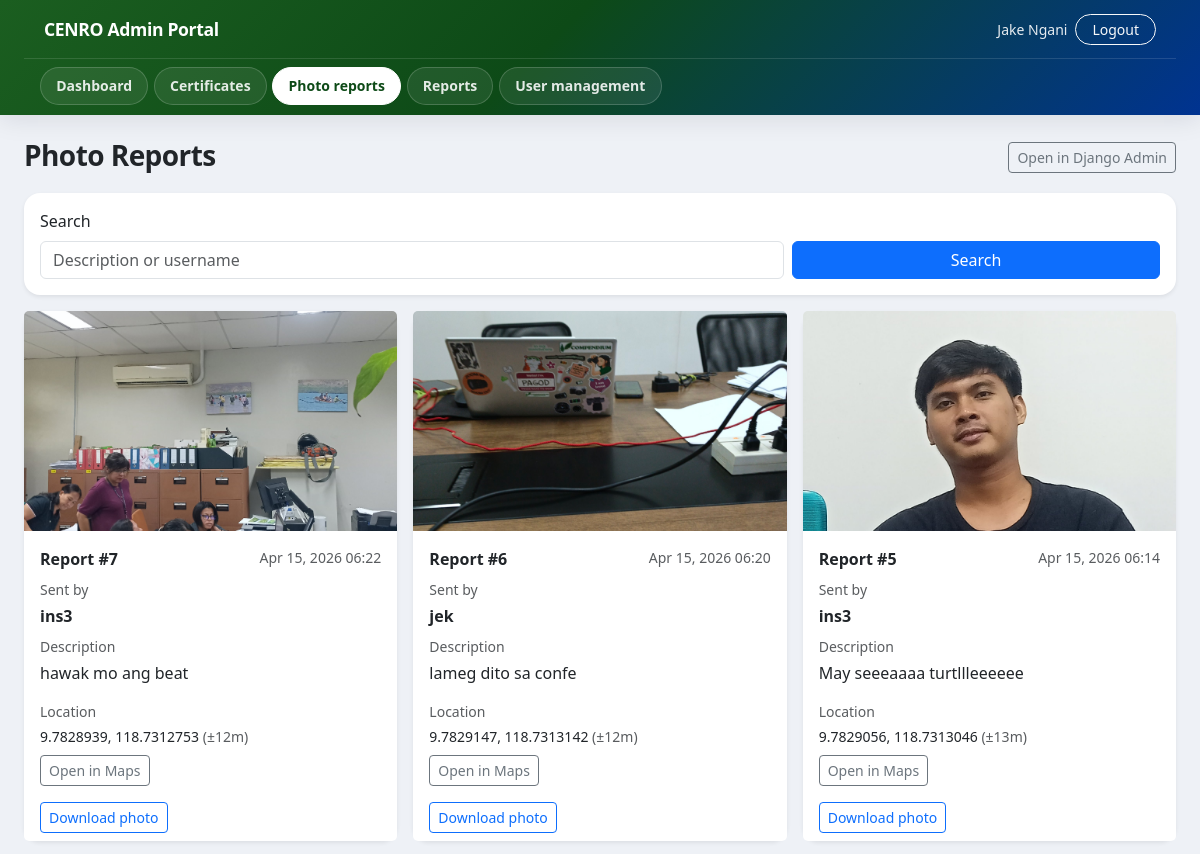
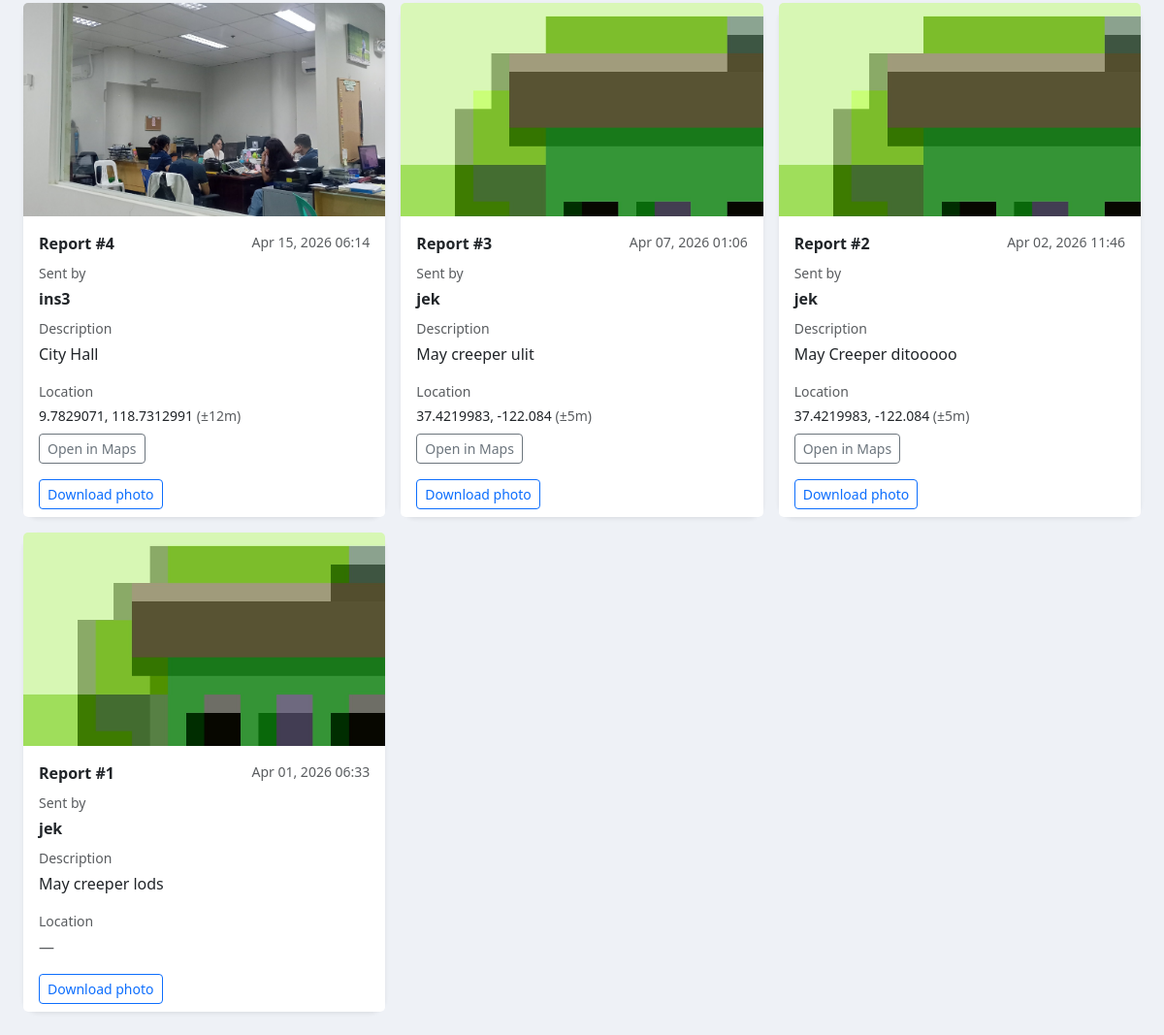
Screenshot of /panel/photo-reports/ (signed in) with the database file from the repository (2 pictures, top to bottom).
### certificates/models.py (models this page shows, shortened)
class PhotoReport(models.Model):
  description = models.TextField(blank=True, default='')
  image = models.ImageField(upload_to='photo_reports/%Y/%m/%d/')
  latitude = models.FloatField(null=True, blank=True)
  longitude = models.FloatField(null=True, blank=True)
  accuracy_meters = models.FloatField(null=True, blank=True)
  created_by = models.ForeignKey(
    User,
    on_delete=models.SET_NULL,
    null=True,
    blank=True,
    related_name='photo_reports',
  )
  created_at = models.DateTimeField(auto_now_add=True)
  class Meta:
    ordering = ['-created_at']

### certificates/portal_views.py (the view, shortened to what this page needs)
# urls.py: path('photo-reports/', portal_views.photo_reports_list, name='portal_photo_reports'),
@portal_staff_required
def photo_reports_list(request):
  q = (request.GET.get('q') or '').strip()
  qs = PhotoReport.objects.select_related('created_by').all()
  qs = qs.order_by('-created_at')[:500]
  return render(
    request,
    'portal/photo_reports_list.html',
    {
      'reports': qs,
      'q': q,
    },
  )

### certificates/portal_views.py (called while the page is built)
def portal_staff_required(view_func):
  @wraps(view_func)
  @login_required(login_url='/panel/login/')
  def wrapper(request, *args, **kwargs):
    if not request.user.is_staff:
      logout(request)
      return redirect('/panel/login/')
    return view_func(request, *args, **kwargs)
  return wrapper

### templates/portal/photo_reports_list.html (shortened to what this page needs)
{% extends "portal/base.html" %}
{% block content %}
<div class="d-flex flex-wrap justify-content-between align-items-center mb-3 gap-2">
  <div>
    <h3 class="mb-1 fw-bold" style="letter-spacing: -0.02em;">Photo Reports</h3>
  </div>
  <div class="d-flex gap-2">
    <a class="btn btn-outline-secondary btn-sm" href="/admin/certificates/photoreport/">Open in Django Admin</a>
  </div>
</div>
<div class="card border-0 shadow-sm mb-3">
  <div class="card-body">
    <form class="row g-2 align-items-end" method="get">
      <div class="col-md-8">
        <label class="form-label">Search</label>
        <input class="form-control" name="q" value="{{ q }}" placeholder="Description or username">
      </div>
      <div class="col-md-4 d-grid">
        <button class="btn btn-primary">Search</button>
      </div>
    </form>
  </div>
</div>
<div class="row g-3">
  {% for r in reports %}
  <div class="col-12 col-md-6 col-xl-4">
    <div class="card border-0 shadow-sm h-100">
      {% if r.image %}
        <a href="{{ r.image.url }}" target="_blank" rel="noopener">
          <img src="{{ r.image.url }}" class="card-img-top" style="height: 220px; object-fit: cover;" alt="Photo report image">
        </a>
      {% endif %}
      <div class="card-body">
        <div class="d-flex justify-content-between align-items-start gap-2 mb-2">
          <div class="fw-semibold">Report #{{ r.id }}</div>
          <div class="text-muted small">{{ r.created_at|date:"M d, Y H:i" }}</div>
        </div>
        <div class="text-muted small mb-1">Sent by</div>
        <div class="fw-semibold mb-2">
          {% if r.created_by %}
            {{ r.created_by.username }}
          {% else %}
            —
          {% endif %}
        </div>
        <div class="text-muted small mb-1">Description</div>
        <div style="white-space: pre-wrap;">{{ r.description|default:"—" }}</div>
        <div class="text-muted small mt-3 mb-1">Location</div>
        {% if r.latitude and r.longitude %}
          <div class="small">
            {{ r.latitude }}, {{ r.longitude }}
            {% if r.accuracy_meters %}
              <span class="text-muted"> (±{{ r.accuracy_meters|floatformat:0 }}m)</span>
            {% endif %}
          </div>
          <a
            class="btn btn-sm btn-outline-secondary mt-2"
            href="https://www.google.com/maps?q={{ r.latitude }},{{ r.longitude }}"
            target="_blank"
            rel="noopener"
          >Open in Maps</a>
        {% else %}
          <div class="text-muted">—</div>
        {% endif %}
      </div>
      <div class="card-footer bg-white border-0 pt-0">
        {% if r.image %}
          <a class="btn btn-sm btn-outline-primary" href="{{ r.image.url }}" download>Download photo</a>
        {% endif %}
      </div>
    </div>
  </div>
  {% empty %}
  <div class="col-12">
    <div class="text-center text-muted py-5">No photo reports yet.</div>
  </div>
  {% endfor %}
</div>
{% endblock %}

### templates/portal/base.html (shortened to what this page needs)
{% load static %}
<!doctype html>
<html lang="en">
  <head>
    <link href="https://cdn.jsdelivr.net/npm/bootstrap@5.3.2/dist/css/bootstrap.min.css" rel="stylesheet">
  </head>
  <body>
    <header class="portal-shell">
      <div class="container-fluid px-3 px-md-4">
        <div class="portal-shell-top">
          <a class="portal-brand" href="/panel/">CENRO Admin Portal</a>
          <div class="d-flex align-items-center gap-2 flex-wrap">
            <span class="portal-user-meta d-none d-sm-inline">
              {{ request.user.first_name }} {{ request.user.last_name }}
            </span>
            <a class="btn btn-sm btn-outline-light rounded-pill px-3" href="/panel/logout/">Logout</a>
          </div>
        </div>
        <nav class="portal-nav-row" aria-label="Main">
          <a href="/panel/" class="{% if request.path == '/panel/' %}portal-nav-active{% endif %}">Dashboard</a>
          <a href="/panel/certificates/" class="{% if '/panel/certificates' in request.path %}portal-nav-active{% endif %}">Certificates</a>
          <a href="/panel/photo-reports/" class="{% if '/panel/photo-reports' in request.path %}portal-nav-active{% endif %}">Photo reports</a>
          <a href="/panel/reports/" class="{% if '/panel/reports/' in request.path %}portal-nav-active{% endif %}">Reports</a>
          <a href="/panel/inspectors/" class="{% if '/panel/inspectors' in request.path %}portal-nav-active{% endif %}">User management</a>
        </nav>
      </div>
    </header>
    <main class="container-fluid px-3 px-md-4 py-4">
      {% block content %}{% endblock %}
    </main>
  </body>
</html>

### templates/portal/base.html (style rules this page uses)
:root { --p-primary: #1b5e20; --p-primary-dark: #0d4a17; --p-secondary: #003391; --p-surface: #eef1f6; --p-header-shadow: 0 4px 24px rgba(16, 24, 40, 0.1); }
body { background: var(--p-surface); font-family: system-ui, -apple-system, "Segoe UI", Roboto, "Helvetica Neue", Arial, sans-serif; }
.portal-shell { position: sticky; top: 0; z-index: 1030; background: linear-gradient(135deg, var(--p-primary) 0%, var(--p-primary-dark) 45%, var(--p-secondary) 100%); box-shadow: var(--p-header-shadow); }
.portal-shell-top { display: flex; flex-wrap: wrap; align-items: center; justify-content: space-between; gap: 0.75rem 1rem; padding: 0.85rem 1.25rem; border-bottom: 1px solid rgba(255, 255, 255, 0.12); }
.portal-brand { color: #fff; font-weight: 800; font-size: 1.1rem; letter-spacing: -0.02em; text-decoration: none; }
.portal-user-meta { color: rgba(255, 255, 255, 0.9); font-size: 0.875rem; font-weight: 500; }
.portal-nav-row { padding: 0.5rem 1rem 0.65rem; display: flex; flex-wrap: wrap; align-items: center; gap: 0.35rem; overflow-x: auto; -webkit-overflow-scrolling: touch; }
.portal-nav-row a { display: inline-flex; align-items: center; padding: 0.45rem 0.95rem; border-radius: 999px; font-size: 0.875rem; font-weight: 600; color: rgba(255, 255, 255, 0.88); text-decoration: none; white-space: nowrap; border: 1px solid rgba(255, 255, 255, 0.18); background: rgba(255, 255, 255, 0.08); transition: background 0.15s ease, color 0.15s ease, border-color 0.15s ease; }
.portal-nav-row a.portal-nav-active { background: #fff; color: var(--p-primary-dark); border-color: #fff; }
.card { border-radius: 16px; }

### rows the page displays
PhotoReport: image (picture), id "7", created_at "Apr 15, 2026 06:22", created_by.username "ins3", description "hawak mo ang beat", latitude "9.7828939", longitude "118.7312753", accuracy_meters "12"
PhotoReport: image (picture), id "6", created_at "Apr 15, 2026 06:20", created_by.username "jek", description "lameg dito sa confe", latitude "9.7829147", longitude "118.7313142", accuracy_meters "12"
PhotoReport: image (picture), id "5", created_at "Apr 15, 2026 06:14", created_by.username "ins3", description "May seeeaaaa turtllleeeeee", latitude "9.7829056", longitude "118.7313046", accuracy_meters "13"
PhotoReport: image (picture), id "4", created_at "Apr 15, 2026 06:14", created_by.username "ins3", description "City Hall", latitude "9.7829071", longitude "118.7312991", accuracy_meters "12"
PhotoReport: image (picture), id "3", created_at "Apr 07, 2026 01:06", created_by.username "jek", description "May creeper ulit", latitude "37.4219983", longitude "-122.084", accuracy_meters "5"
PhotoReport: image (picture), id "2", created_at "Apr 02, 2026 11:46", created_by.username "jek", description "May Creeper ditooooo", latitude "37.4219983", longitude "-122.084", accuracy_meters "5"
PhotoReport: image (picture), id "1", created_at "Apr 01, 2026 06:33", created_by.username "jek", description "May creeper lods"

### other values shown
{{ request.user.first_name }} "Jake"
{{ request.user.last_name }} "Ngani"
